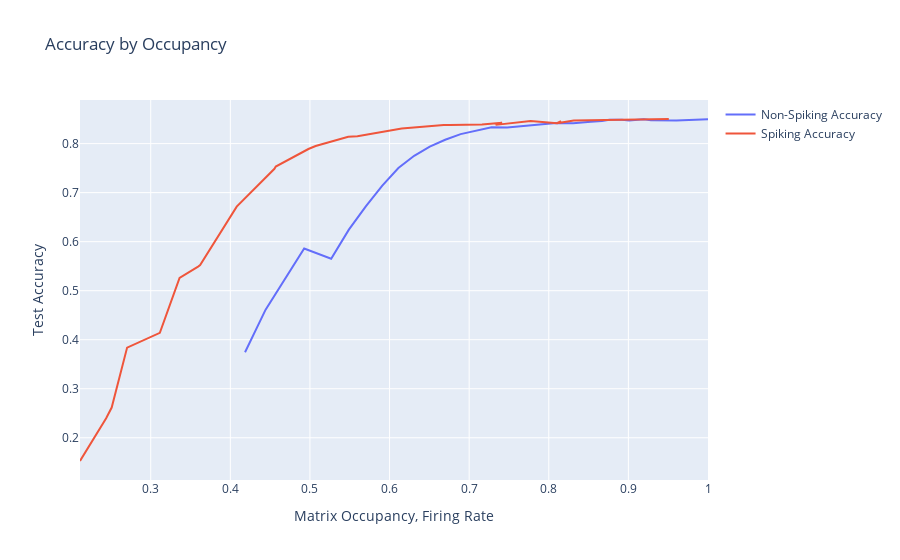

Notebook cell for this chart:
### Code cell
fig4 = go.Figure()
    
fig4.add_trace(go.Scatter(x=matrix_usage, y=all_accuracy, name="Non-Spiking Accuracy"))
fig4.add_trace(go.Scatter(x=firing_rates, y=all_accuracy_spk[:,3], name="Spiking Accuracy"))

fig4.update_layout(title="Accuracy by Occupancy",
                  xaxis_title="Matrix Occupancy, Firing Rate",
                  yaxis_title="Test Accuracy")

### Figure 1 — Plotly figure (JSON) as saved in the notebook; plotly's stock layout.template omitted (floating-point values rounded to 4 significant figures)
{"data": [{"name": "Non-Spiking Accuracy", "type": "scatter", "x": [1, 0.9603, 0.9283, 0.9194, 0.9009, 0.8918, 0.8762, 0.8667, 0.8529, 0.8307, 0.8091, 0.7882, 0.768, 0.7478, 0.7281, 0.7087, 0.6893, 0.6699, 0.6505, 0.6309, 0.6111, 0.5909, 0.5702, 0.5489, 0.5267, 0.4927, 0.4692, 0.4443, 0.4185], "y": [0.8497, 0.847, 0.8475, 0.8496, 0.8473, 0.8485, 0.8487, 0.846, 0.8444, 0.8415, 0.8422, 0.8394, 0.8372, 0.8331, 0.8333, 0.8262, 0.8194, 0.8078, 0.7938, 0.7752, 0.7501, 0.7145, 0.6721, 0.6245, 0.5651, 0.5861, 0.525, 0.4613, 0.3745]}, {"name": "Spiking Accuracy", "type": "scatter", "x": [0.9507, 0.9015, 0.8313, 0.8103, 0.8154, 0.8103, 0.7772, 0.7332, 0.7413, 0.7161, 0.6756, 0.6681, 0.6153, 0.5777, 0.5596, 0.5481, 0.5071, 0.4981, 0.457, 0.4554, 0.408, 0.3621, 0.3595, 0.3362, 0.3114, 0.2703, 0.2509, 0.244, 0.2112], "y": [0.8502, 0.8484, 0.8471, 0.8416, 0.846, 0.8416, 0.846, 0.8382, 0.8427, 0.8391, 0.8382, 0.8382, 0.8307, 0.8211, 0.8151, 0.8141, 0.7951, 0.789, 0.7531, 0.7487, 0.6715, 0.5521, 0.5492, 0.5262, 0.414, 0.3839, 0.2616, 0.2397, 0.1526]}], "layout": {"title": {"text": "Accuracy by Occupancy"}, "xaxis": {"title": {"text": "Matrix Occupancy, Firing Rate"}}, "yaxis": {"title": {"text": "Test Accuracy"}}}}
